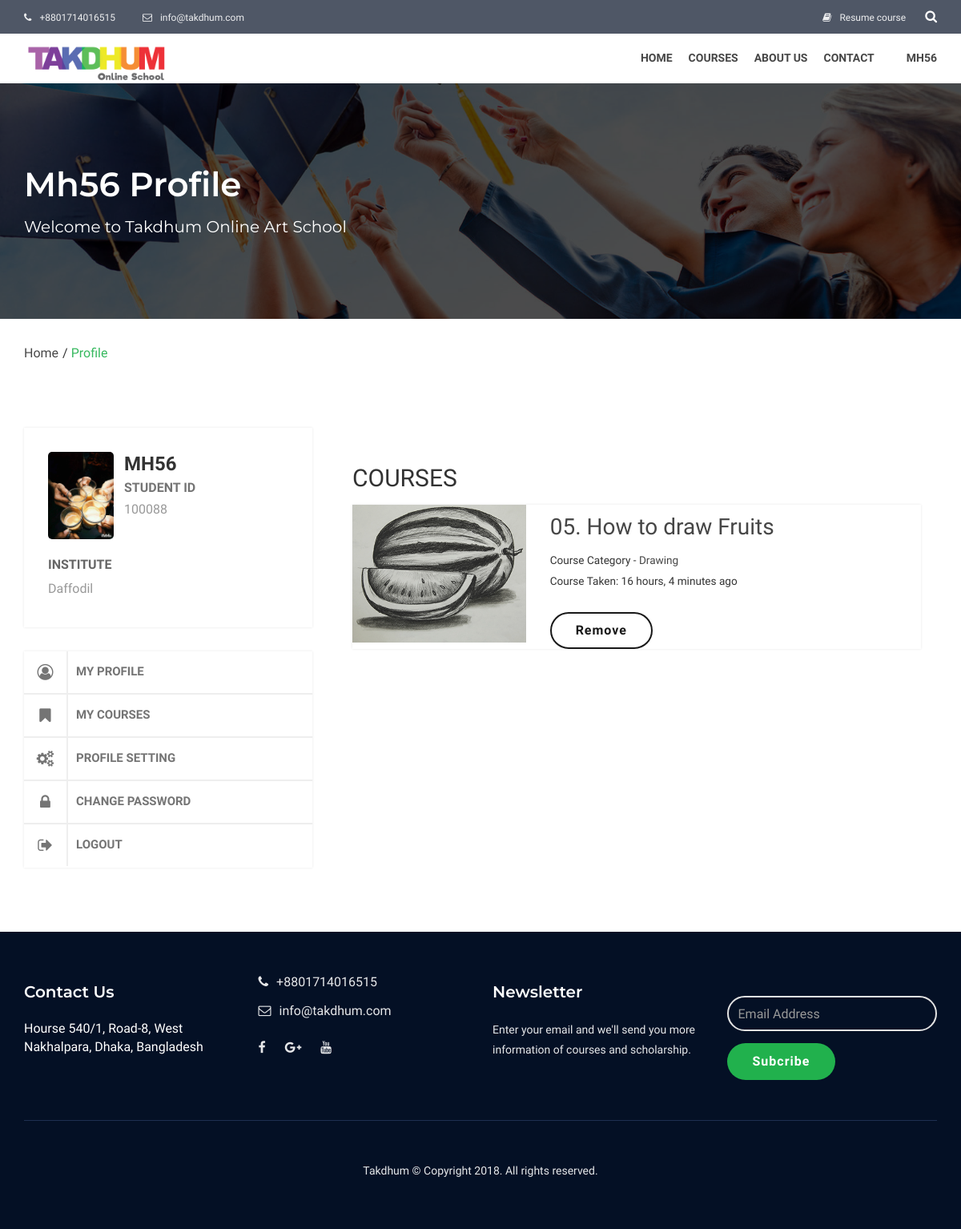
The page /mh56/my-course/ (signed in) on the database its author committed.
### web/models.py (models this page shows, shortened)
class Basic_info(models.Model):
    name = models.CharField(max_length=100)
    slogan = models.CharField(max_length=200)
    logo = models.ImageField(upload_to='About us')
    phone_1 = models.CharField(max_length=15)
    phone_2 = models.CharField(max_length=15, null=True, blank=True)
    email = models.EmailField()
    office_address = models.TextField()
    promo_video = models.URLField(blank=True, null=True)
    google_map_link = models.URLField(null=True, blank=True)
    facebook_link = models.URLField(null=True, blank=True)
    google_plus_link = models.URLField(null=True, blank=True)
    youtube_link = models.URLField(null=True, blank=True)

class Profile(models.Model):
    user = models.OneToOneField(User, on_delete=models.CASCADE)
    slug = models.SlugField()
    profile_picture = models.ImageField(upload_to='Profile_picture/', null=True, blank=True)
    father_name = models.CharField(max_length=255, blank=True, null=True)
    mother_name = models.CharField(max_length=255, blank=True, null=True)
    phone_number = models.IntegerField(blank=True, null=True)
    address = models.TextField(blank=True, null=True)
    institute = models.CharField(max_length=255, blank=True, null=True)
    facebook = models.CharField(max_length=255, blank=True, null=True)
    twitter = models.CharField(max_length=255, blank=True, null=True)
    youtube = models.CharField(max_length=255, blank=True, null=True)
    linkedin = models.CharField(max_length=255, blank=True, null=True)

class TakenCourse(models.Model):
    user = models.ForeignKey(User, on_delete=models.CASCADE, related_name='taken_courses')
    taken_course_title = models.CharField(max_length=255, null=True)
    taken_course_url = models.CharField(max_length=255, null=True)
    taken_course_image = models.ImageField(upload_to='User/TakenCourses', null=True)
    taken_course_category = models.CharField(max_length=255, null=True)
    taken_category_url = models.CharField(max_length=255, null=True)
    view = models.PositiveIntegerField(blank=True, null=True)
    taken_time = models.DateTimeField(auto_now=True)
    last_visited = models.DateTimeField()
    class Meta:
        unique_together = (('user', 'taken_course_url'),)

### web/views.py (the view)
# urls.py: path('<user>/my-course/', views.my_course, name='my_course'),
def my_course(request, user=None):
    if request.user.is_authenticated:
        basic_info = Basic_info.objects.first()
        categories = CourseCategory.objects.all()
        login_user = get_object_or_404(User, username=user)
        user_course_list = TakenCourse.objects.filter(user=login_user.id)
        user_profile = get_object_or_404(Profile, user=login_user.id)
        context = {
            'info': basic_info,
            'categories': categories,
            'title': login_user.username + ' course list',
            'user_course_list': user_course_list.order_by('-taken_time')
        }
        return render(request, 'takdhum/profile/my_course.html', context)

### web/templates/takdhum/profile/my_course.html
{% extends 'takdhum/profile/base_profile.html' %}
{% block profile_info %}
    <div class="uv-student-courses-overview">
        <h3>COURSES</h3>
        <ul>
            {% if user_course_list %}
                {% for course_list in user_course_list %}
                    <li>
                        <div class="row">
                            <div class="col-sm-4">
                                <a href="{% url 'single_course' category=course_list.taken_category_url course=course_list.taken_course_url %}">
                                    <div class="course-feature-img">
                                        <img src="{{ course_list.taken_course_image.url }}" alt=""
                                             class="img-responsive">
                                    </div>
                                </a>
                            </div>
                            <div class="col-sm-8">
                                <div class="uv-std-course-info">
                                    <a href="{% url 'single_course' category=course_list.taken_category_url course=course_list.taken_course_url %}">
                                        <h4>{{ course_list.taken_course_title }}</h4></a>
                                    <span><small>Course Category - <a
                                            href="{% url 'single_category' category=course_list.taken_category_url %}"> {{ course_list.taken_course_category }}</a></small></span>
                                    <br/><span><small>Course Taken: {{ course_list.taken_time|timesince }} ago</small></span>
                                    <br/><br/><a href="{% url 'delete_course' user=request.user pk=course_list.pk %}" class="btn btn-danger view-full-event"> Remove</a>
                                </div>
                            </div>
                        </div>
                    </li>
                {% endfor %}
            {% else %}
                <h4>OOh! You don't take any course yet.</h4>
                <h4>Take a course now <a href="{% url 'all_course' %}" class="btn btn-base view-full-event"> View
                    Course</a></h4>
            {% endif %}
        </ul>
    </div>
{% endblock %}

### web/templates/takdhum/profile/base_profile.html (shortened to what this page needs)
{% extends 'takdhum/html/base.html' %}
{% load staticfiles %}
{% block body %}
    <section class="uv-subpage-heading image-bg"
             style="background-image: url({% static 'takdhum/assets/images/sub-banner.jpg' %});">
        <div class="overlay">
            <div class="container">
                <div class="row">
                    <div class="uv-subhead-content col-xs-12">
                        <h2>{{ user.username|title }} Profile </h2>
                        <span>Welcome to Takdhum Online Art School</span>
                    </div>
                </div>
            </div>
        </div>
    </section>
    <div class="uv-pagination">
        <div class="container">
            <ul>
                <li class="active"><a href="{% url 'index' %}">Home</a></li>
                <li><a href="{% url 'user_profile' user.username %}">Profile</a></li>
            </ul>
        </div>
    </div>
    <section class="uv-profile">
        <div class="container">
            <div class="row section-separator">
                <div class="col-sm-4 uv-sidebar uv-student-profile-sidebar">
                    <div class="uv-widget">
                        <div class="uv-student-avatar">
                            <figure>
                                {% if user.profile.profile_picture %}
                                    <img src="{{ user.profile.profile_picture.url }}" alt="">
                                {% endif %}
                            </figure>
                        </div>
                        <div class="uv-student-info">
                            <h5>{{ user.username }}</h5>
                            <p>STUDENT ID</p>
                            <label>1000{{ user.pk }}</label>
                        </div>
                        <div class="uv-student-infor-inner">
                            <h6>Institute</h6>
                            <span>{{ user.profile.institute }}</span>
                        </div>
                    </div>
                    <div class="uv-widget no-side-padding">
                        <div class="uv-student-nav">
                            <ul>
                                <li class="active"><a href="{% url 'user_profile' username=request.user %}"><i
                                        class="fa fa-user-circle-o gt-color"></i>My Profile</a></li>
                                <li><a href="{% url 'my_course' user=request.user %}"><i class="fa fa-bookmark"></i>My
                                    Courses</a></li>
                                <li><a href="{% url 'update_profile' %}"><i class="fa fa-gears"></i>Profile Setting</a>
                                </li>
                                <li><a href="{% url 'password_change' %}"><i class="fa fa-lock"></i>Change password</a>
                                </li>
                                <li><a href="{% url 'logout' %}"><i class="fa fa-sign-out"></i>Logout</a></li>
                            </ul>
                        </div>
                    </div>
                </div>
                <div class="col-sm-8">
                    <div class="uv-sudent-profile-info">
                        {% block profile_info %}
                        {% endblock %}
                    </div>
                </div>
            </div>
        </div>
    </section>
{% endblock %}

### web/templates/takdhum/html/header.html (shortened to what this page needs)
{% load staticfiles %}
<header class="xt-header">
    <div class="xt-header-top">
        <div class="container">
            <div class="row">
                <div class="col-sm-6 uv-header-contact">
                    {% if info.phone_1 %}
                        <a href="#"> <i class="fa fa-phone"></i>{{ info.phone_1 }}</a>
                    {% else %}
                        <a href="#"> <i class="fa fa-phone"></i>+8801714016515</a>
                    {% endif %}
                    {% if info.email %}
                        <a href="#"> <i class="fa fa-envelope-o"></i>{{ info.email }}</a>
                    {% else %}
                        <a href="#"> <i class="fa fa-envelope-o"></i>info@takdhum.com</a>
                    {% endif %}
                </div>
                <div class="col-sm-6 uv-header-user">
                    {% if not request.user.is_authenticated %}
                        <a href="{% url 'get_login' %}"><i class="fa fa-lock"></i>login/register</a>
                    {% else %}
                        <a href="{% url 'my_course' user=request.user %}"><i class="fa fa-book"></i>Resume course</a>
                    {% endif %}
                    <div class="xt-header-search">
                        <div id="besocial-header-right" class="">
                            <i class="fa fa-search"></i>
                        </div>
                    </div>
                </div>
            </div>
        </div>
    </div>
    <div class="xt-main-nav">
        <nav class="navbar nav-scroll home-1">
            <div class="container">
                <div class="row">
                    <div class="col-sm-4">
                        <div class="uv-logo">
                            {% if info.logo.url %}
                                <a href="{% url 'index' %}">
                                    <img src="{{ info.logo.url }}" alt="" class="img-responsive">
                                </a>
                            {% else %}
                                <a href="{% url 'index' %}">
                                    <img src="{% static 'takdhum/assets/images/univ-logo.png' %}" alt=""
                                         class="img-responsive">
                                </a>
                            {% endif %}
                        </div>
                    </div>
                    <div class="col-sm-8 pull-right">
                        <div class="collapse navbar-collapse" id="js-navbar-menu">
                            <ul class="nav navbar-nav ep-mobile-menu" id="navbar-nav">
                                <li><a href="{% url 'index' %}">Home</a></li>
                                <li class="dropdown xt-drop-nav">
                                    {% if categories %}
                                        <a href="#" class="dropdown-toggle" data-toggle="dropdown" data-hover="dropdown"
                                           data-animations="fadeInDown fadeInDown fadeInDown">
                                            Courses
                                        </a>
                                    {% else %}
                                        <li><a href="{% url 'all_course' %}">Courses</a></li>
                                    {% endif %}
                                </li>
                                <li><a href="{% url 'about_page' %}">About Us</a></li>
                                <li><a href="{% url 'contact_page' %}">Contact</a></li>
                                {% if request.user.is_authenticated %}
                                    <li><a href="#"></a></li>
                                    <li class="dropdown xt-drop-nav">
                                        <a href="#" class="dropdown-toggle" data-toggle="dropdown" data-hover="dropdown"
                                           data-animations="fadeInDown fadeInDown fadeInDown">
                                            {{ request.user }}
                                        </a>
                                    </li>
                                {% endif %}
                            </ul>
                        </div>
                    </div>
                </div>
            </div>
        </nav>
    </div>
</header>

### web/templates/takdhum/html/footer.html (shortened to what this page needs)
{% load staticfiles %}
<footer class="uv-footer footer-bg section-separator">
    <div class="container">
        <div class="row">
            <div class="col-md-3 col-sm-6 wow fadeInUp" data-wow-delay="0.2s">
                <div class="footer-item">
                    <h6>Contact Us</h6>
                    {% if info.office_address %}
                        <address>{{ info.office_address }}</address>
                    {% else %}
                        <address>Hourse 540/1, Road-8, West Nakhalpara, Dhaka, Bangladesh</address>
                    {% endif %}
                </div>
            </div>
            <div class="col-md-3 col-sm-6 wow fadeInUp" data-wow-delay="0.4s">
                <div class="footer-item uv-program">
                    <ul>
                        {% if info.phone_1 %}
                            <li><a href="#"><i class="fa fa-phone"></i>{{ info.phone_1 }}</a></li>
                            <li><a href="#"><i class="fa fa-envelope-o"></i>{{ info.email }}</a></li>
                        {% else %}
                            <li><a href="#"><i class="fa fa-phone"></i>+8801714016515</a></li>
                            <li><a href="#"><i class="fa fa-envelope-o"></i>info@takdhum.com</a></li>
                        {% endif %}
                    </ul>
                    <ul class="social">
                        <li><a href="{{ info.facebook_link }}" target="_blank"><i class="fa fa-facebook"></i></a></li>
                        <li><a href="{{ info.google_plus_link }}" target="_blank"><i class="fa fa-google-plus"></i></a>
                        </li>
                        <li><a href="{{ info.youtube_link }}" target="_blank"><i class="fa fa-youtube"></i></a></li>
                    </ul>
                </div>
            </div>
            <div class="col-md-3 col-sm-6 wow fadeInUp" data-wow-delay="0.6s">
                <div class="footer-item">
                    <h6>Newsletter</h6>
                    <p>Enter your email and we'll send you more information of courses and scholarship.</p>
                </div>
            </div>
            <div class="col-md-3 col-sm-6 wow fadeInUp" data-wow-delay="0.8s">
                <div class="footer-item">
                    <form class="uv-form footer-form" method="post" action="{% url 'subcriber' %}">
                        <div class="form-group relative">
                            <div class="relative">
                                <input type="text" class="form-control" name="subcriber_email" id="id_subcriber_email"
                                       placeholder="Email Address" required>
                            </div>
                        </div>
                        <div class="footer-subs-btn">
                            <button type="submit" class="btn btn-base" value="subscribe">Subcribe</button>
                        </div>
                    </form>
                </div>
            </div>
        </div>
        <hr class="f-hr">
        <div class="row">
            <div class="uv-copyright center wow fadeInUp" data-wow-delay="0.5s">
                <p>Takdhum © Copyright 2018. All rights reserved.
                </p>
            </div>
        </div>
    </div>
</footer>

### static/takdhum/assets/less/responsive.css (style rules this page uses)
@media only screen and (max-width: 1200px) { .section-separator { padding: 50px 0; } }
@media only screen and (max-width: 1200px) { .navbar li { padding: 0 10px; } }

### rows shown on the page
Basic_info: phone_1 "+8801714016515", email "info@takdhum.com", logo (picture), office_address "Hourse 540/1, Road-8, West Nakhalpara, Dhaka, Bangladesh"
TakenCourse: taken_course_image (picture), taken_course_title "05. How to draw Fruits", taken_course_category "Drawing", taken_time "16 hours, 4 minutes"

### other values the page prints
{{ request.user }} "MH56"
{{ user.username|title }} "Mh56"
{{ user.username }} "MH56"
{{ user.pk }} "88"
{{ user.profile.institute }} "Daffodil"
